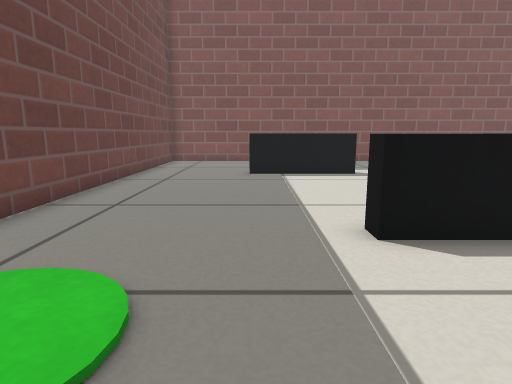
[1] (above)

15 first-person views from a walk through a world built for the Gazebo simulator. The camera is 0.38 m above the floor, tilts 10° down and sees 75° across. The floor is counted in squares, 0.25 m on a side. Each view is taken from the middle of a square. On the plan, view 1 faces up. The plan holds only what a view shows up to about 16 squares ahead; the rest is blank. Gazebo's built-in surfaces are drawn with simple patterns.

[2]
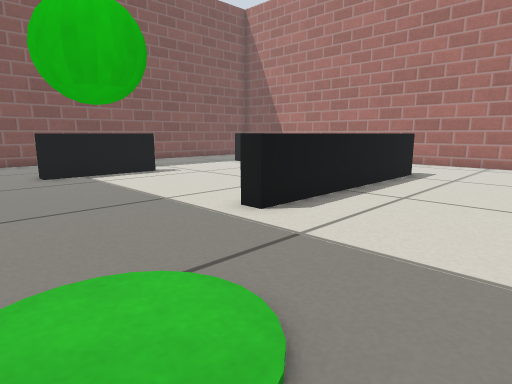

[3]
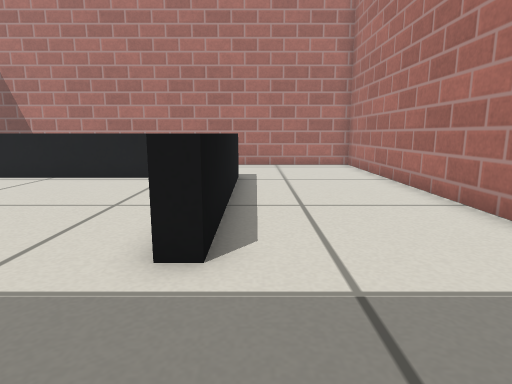

[4]
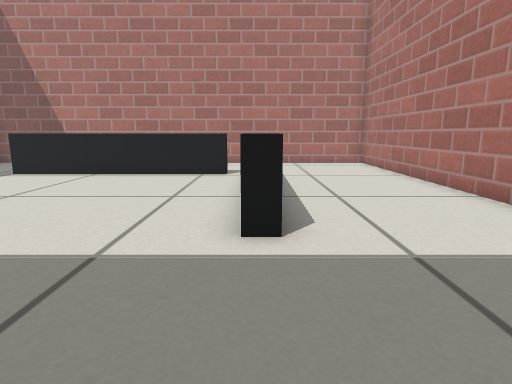

[5]
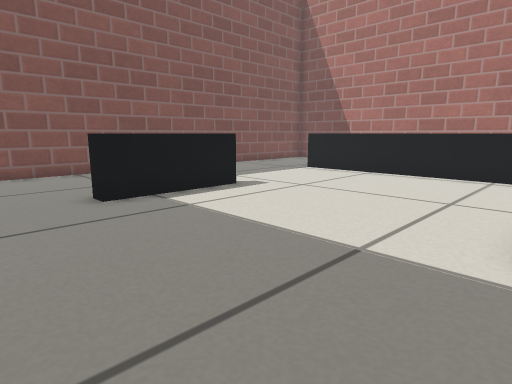

[6]
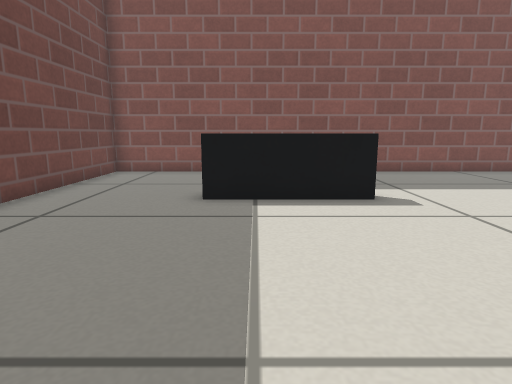

[7]
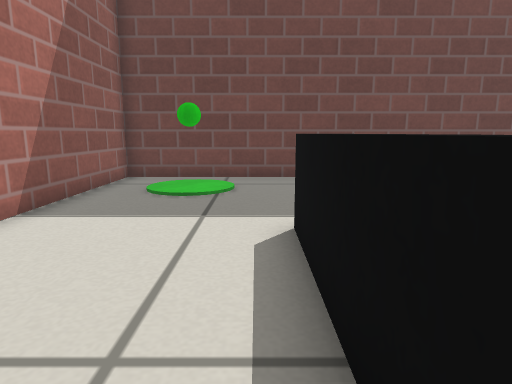

[8]
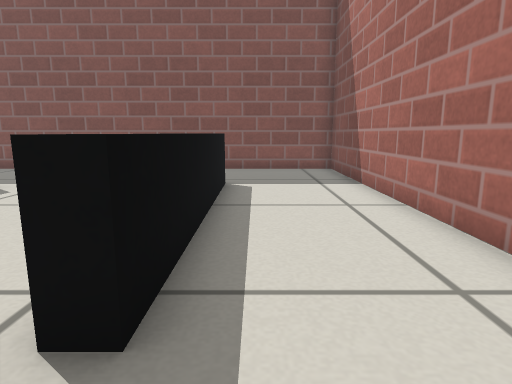

[9]
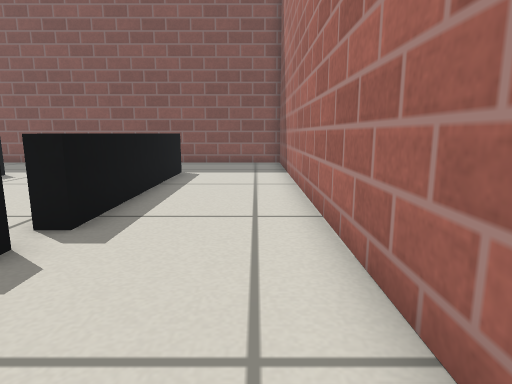

[10]
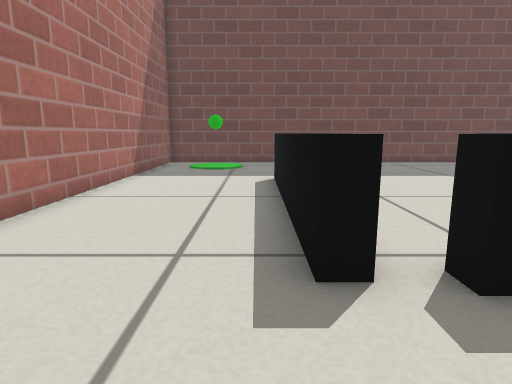

[11]
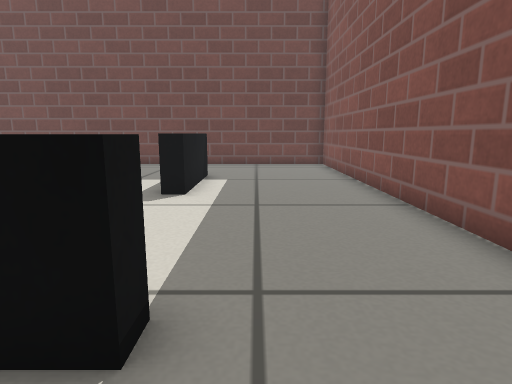

[12]
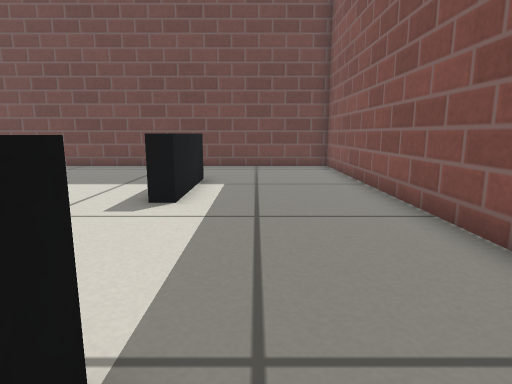

[13]
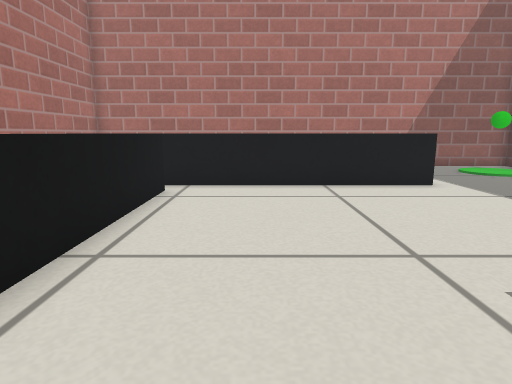

[14]
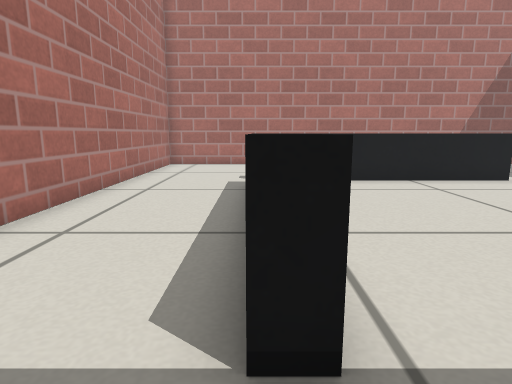

[15]
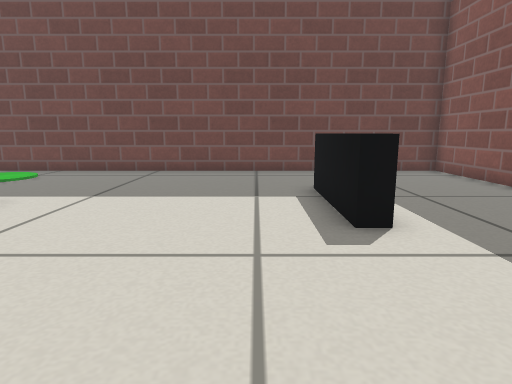

### Floor plan
Points are (right, up) in squares from view 1. A wall is a line through its corners. A room is listed if a view was taken in it or the views show most of it. See-through windows are left out.
Room 1 (views 1, 2, 3, 4, 5, 6, 7, 8, 9, 10, 11, 12, 13, 14, 15)
walls: (-4.6, -0.5) (14.2, -0.5) (14.2, 18.3) (-4.6, 18.3) (-4.6, -0.5)
low walls: (1.8, 5.2) (9.8, 5.2) (9.8, 4.6) (1.8, 4.6) (1.8, 5.2); (3.8, 12.6) (-0.2, 12.6) (-0.2, 13.2) (3.8, 13.2) (3.8, 12.6); (9.5, 6.1) (9.5, 14.1) (10.1, 14.1) (10.1, 6.1)
ways out: gap at (10, 6)
objects: green ball (-2, 2)

Positions as (right, up) in squares from view 1, and headings:
1: (0, 0), facing up
2: (-3, 0), facing up-right
3: (-2, 4), facing right
4: (-3, 5), facing right
5: (-3, 5), facing up-right
6: (1, 5), facing up
7: (7, 4), facing left
8: (11, 4), facing up
9: (13, 1), facing up
10: (13, 4), facing left
11: (12, 15), facing left
12: (11, 15), facing left
13: (7, 15), facing down
14: (10, 16), facing down
15: (9, 11), facing left
